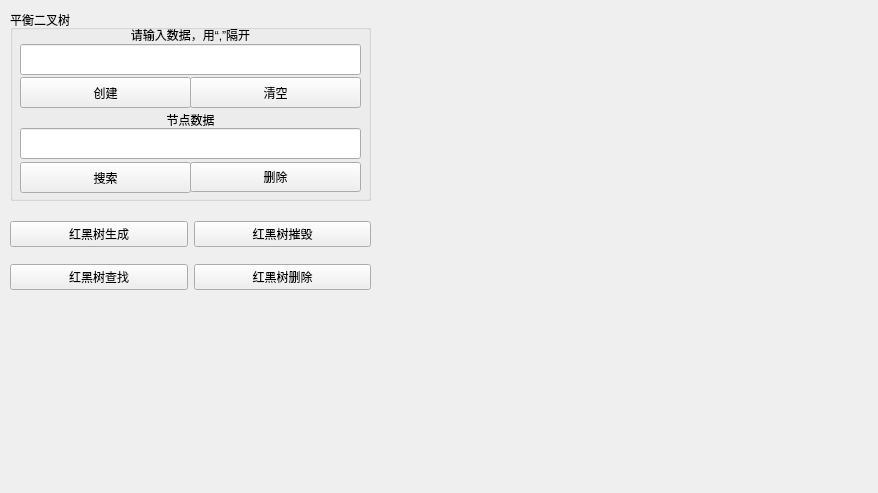
<?xml version="1.0" encoding="UTF-8"?>
<ui version="4.0">
 <class>BinaryTreeUI</class>
 <widget class="QWidget" name="BinaryTreeUI">
  <property name="geometry">
   <rect>
    <x>0</x>
    <y>0</y>
    <width>878</width>
    <height>493</height>
   </rect>
  </property>
  <property name="windowTitle">
   <string>Form</string>
  </property>
  <widget class="QGroupBox" name="groupBox">
   <property name="geometry">
    <rect>
     <x>10</x>
     <y>10</y>
     <width>361</width>
     <height>191</height>
    </rect>
   </property>
   <property name="title">
    <string>平衡二叉树</string>
   </property>
   <widget class="QPushButton" name="Button_InsertBiTreeNode">
    <property name="geometry">
     <rect>
      <x>10</x>
      <y>67</y>
      <width>171</width>
      <height>31</height>
     </rect>
    </property>
    <property name="text">
     <string>创建</string>
    </property>
   </widget>
   <widget class="QPushButton" name="Button_SearchBiTreeNode">
    <property name="geometry">
     <rect>
      <x>10</x>
      <y>152</y>
      <width>171</width>
      <height>31</height>
     </rect>
    </property>
    <property name="text">
     <string>搜索</string>
    </property>
   </widget>
   <widget class="QPushButton" name="Button_CleanBiTreeNode">
    <property name="geometry">
     <rect>
      <x>180</x>
      <y>67</y>
      <width>171</width>
      <height>31</height>
     </rect>
    </property>
    <property name="text">
     <string>清空</string>
    </property>
   </widget>
   <widget class="QPushButton" name="Button_DeleteBiTreeNode">
    <property name="geometry">
     <rect>
      <x>180</x>
      <y>152</y>
      <width>171</width>
      <height>30</height>
     </rect>
    </property>
    <property name="text">
     <string>删除</string>
    </property>
   </widget>
   <widget class="QLineEdit" name="BinaryTreeDataEdit_2">
    <property name="geometry">
     <rect>
      <x>10</x>
      <y>118</y>
      <width>341</width>
      <height>31</height>
     </rect>
    </property>
   </widget>
   <widget class="QLineEdit" name="BinaryTreeDataEdit">
    <property name="geometry">
     <rect>
      <x>10</x>
      <y>34</y>
      <width>341</width>
      <height>31</height>
     </rect>
    </property>
   </widget>
   <widget class="QLabel" name="label">
    <property name="geometry">
     <rect>
      <x>10</x>
      <y>12</y>
      <width>341</width>
      <height>25</height>
     </rect>
    </property>
    <property name="text">
     <string>请输入数据，用“,”隔开</string>
    </property>
    <property name="alignment">
     <set>Qt::AlignCenter</set>
    </property>
   </widget>
   <widget class="QLabel" name="label_2">
    <property name="geometry">
     <rect>
      <x>10</x>
      <y>100</y>
      <width>341</width>
      <height>20</height>
     </rect>
    </property>
    <property name="text">
     <string>节点数据</string>
    </property>
    <property name="alignment">
     <set>Qt::AlignCenter</set>
    </property>
   </widget>
  </widget>
  <widget class="QWidget" name="layoutWidget">
   <property name="geometry">
    <rect>
     <x>10</x>
     <y>210</y>
     <width>361</width>
     <height>91</height>
    </rect>
   </property>
   <layout class="QVBoxLayout" name="verticalLayout">
    <item>
     <layout class="QHBoxLayout" name="horizontalLayout">
      <item>
       <widget class="QPushButton" name="Button_CreateRBTree">
        <property name="text">
         <string>红黑树生成</string>
        </property>
       </widget>
      </item>
      <item>
       <widget class="QPushButton" name="Button_DestoryRBTree">
        <property name="text">
         <string>红黑树摧毁</string>
        </property>
       </widget>
      </item>
     </layout>
    </item>
    <item>
     <layout class="QHBoxLayout" name="horizontalLayout_2">
      <item>
       <widget class="QPushButton" name="Button_RBTreeSearch">
        <property name="text">
         <string>红黑树查找</string>
        </property>
       </widget>
      </item>
      <item>
       <widget class="QPushButton" name="Button_RBTreeDelete">
        <property name="text">
         <string>红黑树删除</string>
        </property>
       </widget>
      </item>
     </layout>
    </item>
   </layout>
  </widget>
 </widget>
 <resources/>
 <connections>
  <connection>
   <sender>Button_CleanBiTreeNode</sender>
   <signal>clicked()</signal>
   <receiver>BinaryTreeUI</receiver>
   <slot>on_binarytree_delete_btn_clicked()</slot>
   <hints>
    <hint type="sourcelabel">
     <x>265</x>
     <y>112</y>
    </hint>
    <hint type="destinationlabel">
     <x>357</x>
     <y>121</y>
    </hint>
   </hints>
  </connection>
  <connection>
   <sender>Button_DeleteBiTreeNode</sender>
   <signal>clicked()</signal>
   <receiver>BinaryTreeUI</receiver>
   <slot>on_binarytree_node_delete_btn_clicked()</slot>
   <hints>
    <hint type="sourcelabel">
     <x>292</x>
     <y>188</y>
    </hint>
    <hint type="destinationlabel">
     <x>322</x>
     <y>202</y>
    </hint>
   </hints>
  </connection>
  <connection>
   <sender>Button_InsertBiTreeNode</sender>
   <signal>clicked()</signal>
   <receiver>BinaryTreeUI</receiver>
   <slot>on_binarytree_create_btn_clicked()</slot>
   <hints>
    <hint type="sourcelabel">
     <x>339</x>
     <y>60</y>
    </hint>
    <hint type="destinationlabel">
     <x>442</x>
     <y>178</y>
    </hint>
   </hints>
  </connection>
  <connection>
   <sender>Button_SearchBiTreeNode</sender>
   <signal>clicked()</signal>
   <receiver>BinaryTreeUI</receiver>
   <slot>on_binarytree_node_search_btn_clicked()</slot>
   <hints>
    <hint type="sourcelabel">
     <x>178</x>
     <y>176</y>
    </hint>
    <hint type="destinationlabel">
     <x>442</x>
     <y>201</y>
    </hint>
   </hints>
  </connection>
  <connection>
   <sender>Button_CreateRBTree</sender>
   <signal>clicked()</signal>
   <receiver>BinaryTreeUI</receiver>
   <slot>on_RBTree_create_btn_clicked()</slot>
   <hints>
    <hint type="sourcelabel">
     <x>94</x>
     <y>226</y>
    </hint>
    <hint type="destinationlabel">
     <x>227</x>
     <y>273</y>
    </hint>
   </hints>
  </connection>
  <connection>
   <sender>Button_DestoryRBTree</sender>
   <signal>clicked()</signal>
   <receiver>BinaryTreeUI</receiver>
   <slot>on_RBTree_delete_btn_clicked()</slot>
   <hints>
    <hint type="sourcelabel">
     <x>257</x>
     <y>227</y>
    </hint>
    <hint type="destinationlabel">
     <x>399</x>
     <y>241</y>
    </hint>
   </hints>
  </connection>
  <connection>
   <sender>Button_RBTreeSearch</sender>
   <signal>clicked()</signal>
   <receiver>BinaryTreeUI</receiver>
   <slot>on_RBTree_node_search_btn_clicked()</slot>
   <hints>
    <hint type="sourcelabel">
     <x>127</x>
     <y>275</y>
    </hint>
    <hint type="destinationlabel">
     <x>247</x>
     <y>372</y>
    </hint>
   </hints>
  </connection>
  <connection>
   <sender>Button_RBTreeDelete</sender>
   <signal>clicked()</signal>
   <receiver>BinaryTreeUI</receiver>
   <slot>on_RBTree_node_delete_btn_clicked()</slot>
   <hints>
    <hint type="sourcelabel">
     <x>243</x>
     <y>282</y>
    </hint>
    <hint type="destinationlabel">
     <x>696</x>
     <y>318</y>
    </hint>
   </hints>
  </connection>
 </connections>
 <slots>
  <slot>on_binarytree_create_btn_clicked()</slot>
  <slot>on_binarytree_delete_btn_clicked()</slot>
  <slot>on_binarytree_node_delete_btn_clicked()</slot>
  <slot>on_binarytree_SimulationTree_creat_btn_clicked()</slot>
  <slot>on_bigroottree_create_btn_clicked()</slot>
  <slot>on_bigroottree_insert_btn_clicked()</slot>
  <slot>on_bigroottree_remove_btn_clicked()</slot>
  <slot>on_Btree_create_btn_clicked()</slot>
  <slot>on_Btree_insert_btn_clicked()</slot>
  <slot>on_Btree_remove_btn_clicked()</slot>
  <slot>on_Btree_destroy_btn_clicked()</slot>
  <slot>on_binarytree_node_search_btn_clicked()</slot>
  <slot>on_Btree_search_btn_clicked()</slot>
  <slot>on_RBTree_create_btn_clicked()</slot>
  <slot>on_RBTree_delete_btn_clicked()</slot>
  <slot>on_RBTree_node_search_btn_clicked()</slot>
  <slot>on_RBTree_node_delete_btn_clicked()</slot>
 </slots>
</ui>
